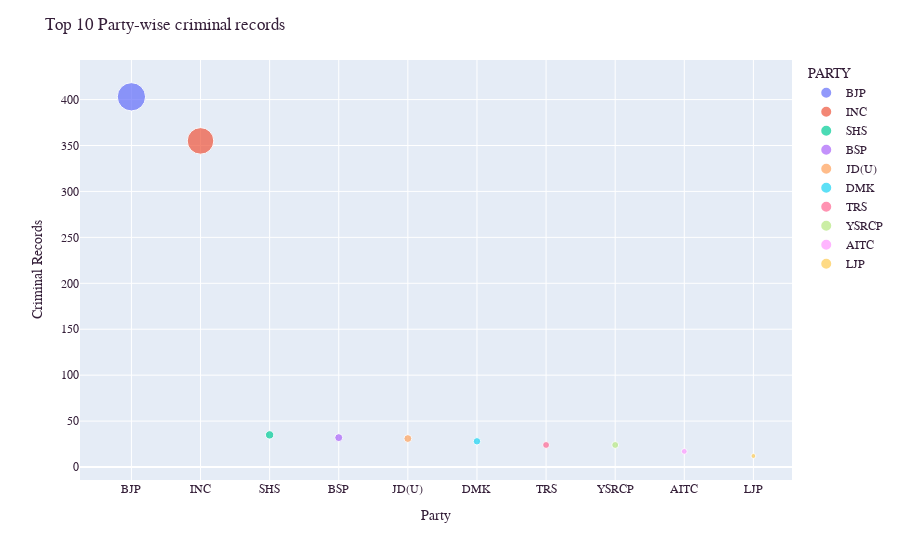

Notebook code for this chart:
### Markdown cell above
### 5.5 Top ten party-wise criminal records

### Code cell
# Create a dataframe of criminal records
criminal_df = pd.DataFrame(data=df_NOTA[df_NOTA['WINNER'] == 1].groupby('PARTY')['CRIMINALCASES'].sum())
criminal_df.sort_values(by='CRIMINALCASES', ascending=False, inplace=True)
criminal_df.reset_index(level=0, inplace=True)
criminal_df

# Visualize the criminal records
criminal_fig = px.scatter(criminal_df[:10], 
                 x='PARTY', 
                 y='CRIMINALCASES', 
                 size='CRIMINALCASES',
                 color='PARTY',
                 hover_data=['CRIMINALCASES'])

criminal_fig.update_layout(title_text='Top 10 Party-wise criminal records',
                         font_family="Courier New",
                         font_color="#351f39",
                         title_font_family="Courier New",
                         title_font_color="#351f39",
                         xaxis_title="Party",
                         yaxis_title="Criminal Records")

criminal_fig.show()

### Figure 1 — Plotly figure (JSON) as saved in the notebook; plotly's stock layout.template omitted (floating-point values rounded to 4 significant figures)
{"data": [{"customdata": [[403]], "hovertemplate": "PARTY=%{x}<br>CRIMINALCASES=%{customdata[0]}<extra></extra>", "legendgroup": "BJP", "marker": {"color": "#636efa", "size": [403], "sizemode": "area", "sizeref": 1.008, "symbol": "circle"}, "mode": "markers", "name": "BJP", "orientation": "v", "showlegend": true, "type": "scatter", "x": ["BJP"], "xaxis": "x", "y": [403], "yaxis": "y"}, {"customdata": [[355]], "hovertemplate": "PARTY=%{x}<br>CRIMINALCASES=%{customdata[0]}<extra></extra>", "legendgroup": "INC", "marker": {"color": "#EF553B", "size": [355], "sizemode": "area", "sizeref": 1.008, "symbol": "circle"}, "mode": "markers", "name": "INC", "orientation": "v", "showlegend": true, "type": "scatter", "x": ["INC"], "xaxis": "x", "y": [355], "yaxis": "y"}, {"customdata": [[35]], "hovertemplate": "PARTY=%{x}<br>CRIMINALCASES=%{customdata[0]}<extra></extra>", "legendgroup": "SHS", "marker": {"color": "#00cc96", "size": [35], "sizemode": "area", "sizeref": 1.008, "symbol": "circle"}, "mode": "markers", "name": "SHS", "orientation": "v", "showlegend": true, "type": "scatter", "x": ["SHS"], "xaxis": "x", "y": [35], "yaxis": "y"}, {"customdata": [[32]], "hovertemplate": "PARTY=%{x}<br>CRIMINALCASES=%{customdata[0]}<extra></extra>", "legendgroup": "BSP", "marker": {"color": "#ab63fa", "size": [32], "sizemode": "area", "sizeref": 1.008, "symbol": "circle"}, "mode": "markers", "name": "BSP", "orientation": "v", "showlegend": true, "type": "scatter", "x": ["BSP"], "xaxis": "x", "y": [32], "yaxis": "y"}, {"customdata": [[31]], "hovertemplate": "PARTY=%{x}<br>CRIMINALCASES=%{customdata[0]}<extra></extra>", "legendgroup": "JD(U)", "marker": {"color": "#FFA15A", "size": [31], "sizemode": "area", "sizeref": 1.008, "symbol": "circle"}, "mode": "markers", "name": "JD(U)", "orientation": "v", "showlegend": true, "type": "scatter", "x": ["JD(U)"], "xaxis": "x", "y": [31], "yaxis": "y"}, {"customdata": [[28]], "hovertemplate": "PARTY=%{x}<br>CRIMINALCASES=%{customdata[0]}<extra></extra>", "legendgroup": "DMK", "marker": {"color": "#19d3f3", "size": [28], "sizemode": "area", "sizeref": 1.008, "symbol": "circle"}, "mode": "markers", "name": "DMK", "orientation": "v", "showlegend": true, "type": "scatter", "x": ["DMK"], "xaxis": "x", "y": [28], "yaxis": "y"}, {"customdata": [[24]], "hovertemplate": "PARTY=%{x}<br>CRIMINALCASES=%{customdata[0]}<extra></extra>", "legendgroup": "TRS", "marker": {"color": "#FF6692", "size": [24], "sizemode": "area", "sizeref": 1.008, "symbol": "circle"}, "mode": "markers", "name": "TRS", "orientation": "v", "showlegend": true, "type": "scatter", "x": ["TRS"], "xaxis": "x", "y": [24], "yaxis": "y"}, {"customdata": [[24]], "hovertemplate": "PARTY=%{x}<br>CRIMINALCASES=%{customdata[0]}<extra></extra>", "legendgroup": "YSRCP", "marker": {"color": "#B6E880", "size": [24], "sizemode": "area", "sizeref": 1.008, "symbol": "circle"}, "mode": "markers", "name": "YSRCP", "orientation": "v", "showlegend": true, "type": "scatter", "x": ["YSRCP"], "xaxis": "x", "y": [24], "yaxis": "y"}, {"customdata": [[17]], "hovertemplate": "PARTY=%{x}<br>CRIMINALCASES=%{customdata[0]}<extra></extra>", "legendgroup": "AITC", "marker": {"color": "#FF97FF", "size": [17], "sizemode": "area", "sizeref": 1.008, "symbol": "circle"}, "mode": "markers", "name": "AITC", "orientation": "v", "showlegend": true, "type": "scatter", "x": ["AITC"], "xaxis": "x", "y": [17], "yaxis": "y"}, {"customdata": [[12]], "hovertemplate": "PARTY=%{x}<br>CRIMINALCASES=%{customdata[0]}<extra></extra>", "legendgroup": "LJP", "marker": {"color": "#FECB52", "size": [12], "sizemode": "area", "sizeref": 1.008, "symbol": "circle"}, "mode": "markers", "name": "LJP", "orientation": "v", "showlegend": true, "type": "scatter", "x": ["LJP"], "xaxis": "x", "y": [12], "yaxis": "y"}], "layout": {"font": {"color": "#351f39", "family": "Courier New"}, "legend": {"itemsizing": "constant", "title": {"text": "PARTY"}, "tracegroupgap": 0}, "margin": {"t": 60}, "title": {"font": {"color": "#351f39", "family": "Courier New"}, "text": "Top 10 Party-wise criminal records"}, "xaxis": {"anchor": "y", "categoryarray": ["BJP", "INC", "SHS", "BSP", "JD(U)", "DMK", "TRS", "YSRCP", "AITC", "LJP"], "categoryorder": "array", "domain": [0, 1], "title": {"text": "Party"}}, "yaxis": {"anchor": "x", "domain": [0, 1], "title": {"text": "Criminal Records"}}}}
